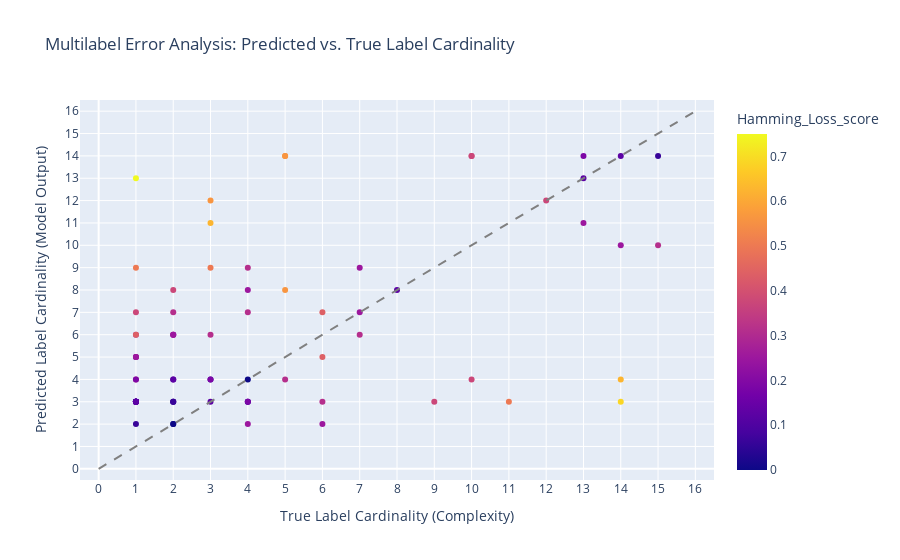

Source (notebook cell):
### Code cell
# 1. Calculate Cardinalities (Sum across the label axis, axis=1)
true_cardinality = np.sum(y_test_transformed, axis=1)
pred_cardinality = np.sum(y_proba_adjusted, axis=1)

# 2. Calculate Hamming Loss per sample
# Hamming loss for sample i = (number of mismatches) / N_LABELS
mismatches = np.sum(y_test_transformed != y_proba_adjusted, axis=1)
hamming_loss_score_ = mismatches / y_test_transformed.shape[1]

# 3. Create the Visualization DataFrame
df_error_vis = pd.DataFrame({
    'Sample_ID': [f'Sample_{i}' for i in range(y_test_transformed.shape[0])],
    'True_Cardinality': true_cardinality,
    'Predicted_Cardinality': pred_cardinality,
    'Hamming_Loss_score': hamming_loss_score_,
    'Total_Errors': mismatches
})

fig = px.scatter(
    df_error_vis,
    x='True_Cardinality',
    y='Predicted_Cardinality',
    # Color the points by the error metric
    color='Hamming_Loss_score',
    # Scale the size of the points by the number of errors
    # size='Total_Errors',
    hover_data=['Sample_ID', 'Total_Errors'],
    title='Multilabel Error Analysis: Predicted vs. True Label Cardinality',
    color_continuous_scale=px.colors.sequential.Plasma, # Use a good sequential color scale
)

# Set axis limits and labels for a clear square comparison
max_cardinality = y_test_transformed.shape[1]
fig.update_xaxes(
    range=[-0.5, max_cardinality + 0.5],
    tickvals=np.arange(0, max_cardinality + 1),
    title="True Label Cardinality (Complexity)"
)
fig.update_yaxes(
    range=[-0.5, max_cardinality + 0.5],
    tickvals=np.arange(0, max_cardinality + 1),
    title="Predicted Label Cardinality (Model Output)"
)

# Add a diagonal line for perfect cardinality prediction (where X=Y)
fig.add_shape(
    type="line", line=dict(dash='dash', color='gray'),
    x0=0, y0=0, x1=max_cardinality, y1=max_cardinality
)

fig.show()

### Figure 1 — Plotly figure (JSON) as saved in the notebook; plotly's stock layout.template omitted (floating-point values rounded to 4 significant figures; data arrays with more than 128 entries replaced by an {"elided": "..."} marker saying what was removed)
{"data": [{"customdata": {"elided": "80x2 mixed values"}, "hovertemplate": "True_Cardinality=%{x}<br>Predicted_Cardinality=%{y}<br>Sample_ID=%{customdata[0]}<br>Total_Errors=%{customdata[1]}<br>Hamming_Loss_score=%{marker.color}<extra></extra>", "legendgroup": "", "marker": {"color": [0.125, 0.0, 0.5, 0.0625, 0.0625, 0.125, 0.125, 0.3125, 0.4375, 0.125, 0.0, 0.125, 0.25, 0.0625, 0.125, 0.0625, 0.125, 0.375, 0.25, 0.1875, 0.0625, 0.125, 0.125, 0.125, 0.3125, 0.625, 0.375, 0.1875, 0.3125, 0.25, 0.3125, 0.25, 0.5625, 0.25, 0.3125, 0.75, 0.5, 0.0, 0.3125, 0.125, 0.125, 0.1875, 0.125, 0.125, 0.375, 0.0625, 0.25, 0.125, 0.5625, 0.6875, 0.3125, 0.25, 0.4375, 0.5, 0.25, 0.4375, 0.625, 0.125, 0.5625, 0.5625, 0.375, 0.375, 0.25, 0.25, 0.375, 0.375, 0.0625, 0.125, 0.125, 0.1875, 0.1875, 0.3125, 0.3125, 0.25, 0.125, 0.125, 0.25, 0.3125, 0.25, 0.125], "coloraxis": "coloraxis", "symbol": "circle"}, "mode": "markers", "name": "", "orientation": "v", "showlegend": false, "type": "scatter", "x": [1, 2, 3, 2, 1, 1, 1, 4, 6, 2, 4, 1, 4, 3, 2, 2, 1, 12, 6, 4, 4, 14, 1, 1, 15, 14, 2, 4, 2, 1, 3, 2, 3, 1, 1, 1, 1, 2, 1, 1, 1, 13, 13, 1, 1, 15, 14, 8, 5, 14, 4, 7, 1, 11, 2, 6, 3, 1, 5, 5, 10, 10, 2, 13, 9, 10, 2, 1, 1, 1, 3, 6, 5, 1, 3, 1, 7, 7, 4, 1], "xaxis": "x", "y": [3, 2, 9, 3, 2, 3, 3, 9, 7, 4, 4, 3, 2, 4, 4, 3, 3, 12, 2, 3, 3, 14, 3, 3, 10, 4, 8, 3, 7, 5, 6, 6, 12, 5, 6, 13, 9, 2, 4, 3, 3, 14, 13, 3, 7, 14, 10, 8, 8, 3, 7, 9, 6, 3, 6, 5, 11, 3, 14, 14, 14, 14, 6, 11, 3, 4, 3, 3, 3, 4, 4, 3, 4, 5, 3, 3, 7, 6, 8, 3], "yaxis": "y"}], "layout": {"coloraxis": {"colorbar": {"title": {"text": "Hamming_Loss_score"}}, "colorscale": [[0, "#0d0887"], [0.1111, "#46039f"], [0.2222, "#7201a8"], [0.3333, "#9c179e"], [0.4444, "#bd3786"], [0.5556, "#d8576b"], [0.6667, "#ed7953"], [0.7778, "#fb9f3a"], [0.8889, "#fdca26"], [1, "#f0f921"]]}, "legend": {"tracegroupgap": 0}, "shapes": [{"line": {"color": "gray", "dash": "dash"}, "type": "line", "x0": 0, "x1": 16, "y0": 0, "y1": 16}], "title": {"text": "Multilabel Error Analysis: Predicted vs. True Label Cardinality"}, "xaxis": {"anchor": "y", "domain": [0, 1], "range": [-0.5, 16.5], "tickvals": [0, 1, 2, 3, 4, 5, 6, 7, 8, 9, 10, 11, 12, 13, 14, 15, 16], "title": {"text": "True Label Cardinality (Complexity)"}}, "yaxis": {"anchor": "x", "domain": [0, 1], "range": [-0.5, 16.5], "tickvals": [0, 1, 2, 3, 4, 5, 6, 7, 8, 9, 10, 11, 12, 13, 14, 15, 16], "title": {"text": "Predicted Label Cardinality (Model Output)"}}}}
